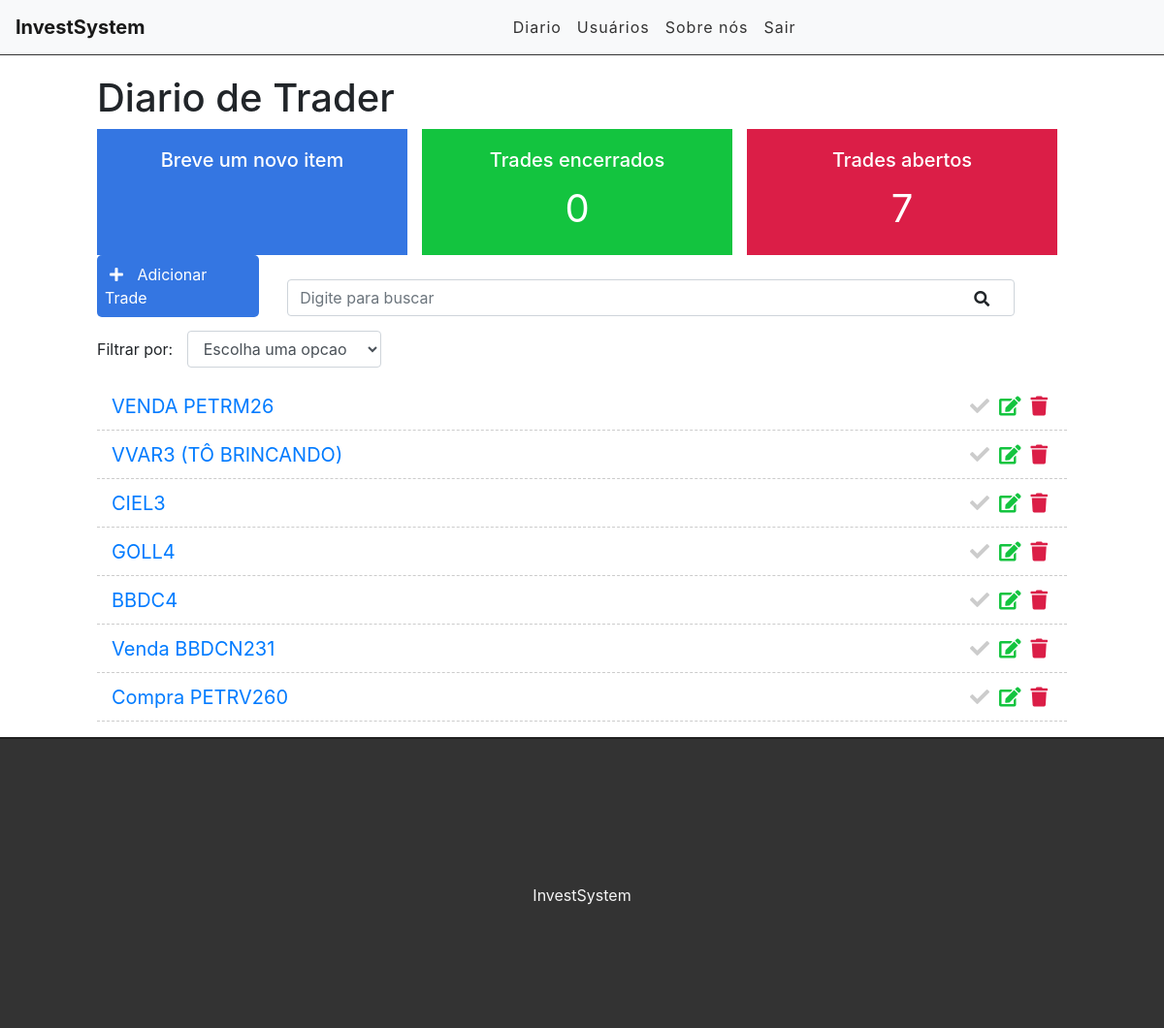
/diario (signed in), run on the app's committed database.
### contas/models.py (models this page shows, shortened)
class Trade(models.Model):
      STATUS = (
            ('doing', 'Doing'),
            ('done', 'Done'),
      )
      title = models.CharField(max_length=255)
      description = models.TextField()
      done = models.CharField(
            max_length=5,
            choices = STATUS,
      )
      user = models.ForeignKey(get_user_model(), on_delete=models.CASCADE)
      created_at = models.DateTimeField(auto_now_add=True)
      updated_at = models.DateTimeField(auto_now=True)

### contas/views.py (the view)
# urls.py: path('diario',diarioTrader, name='diario'),
@login_required
def diarioTrader(request):
    search = request.GET.get('search')
    filter = request.GET.get('filter')
    tradeDone = Trade.objects.filter(done='done', user=request.user).count()
    tradeDoing = Trade.objects.filter(done='doing', user=request.user).count()
    if search:
        trade = Trade.objects.filter(title__icontains=search, user=request.user)
    elif filter:
        trade = Trade.objects.filter(done=filter, user=request.user)
    else:
        trade = Trade.objects.all().order_by('-created_at').filter(user=request.user)
    return render(request, 'contas/list.html', {'trade': trade,'tradedone': tradeDone, 'tradedoing': tradeDoing })

### contas/templates/contas/list.html (shortened to what this page needs)
{%extends 'contas/base.html'%}
{%block content%}
<div class="offset-1 col-10 list-div">
    <h1>Diario de Trader</h1>
    <div class="container dashboard">
        <div class="col-4 dashboard-box" id="dashboard-lastdays">
            <h4>Breve um novo item</h4>
        </div>
        <div class="col-4 dashboard-box" id="dashboard-done">
            <h4>Trades encerrados</h4>
            <span>{{ tradedone }}</span>
        </div>
        <div class="col-4 dashboard-box" id="dashboard-doing">
            <h4>Trades abertos</h4>
            <span>{{ tradedoing }}</span>
        </div>
    </div>
    <a id="add-link" href="newTrade/">
        <div class="col-2 add-div">
            <i class="fas fa-plus "></i> Adicionar Trade
        </div>
    </a>
    <div class="col-9 search-div">
        <form method="GET" id="search-form">
            <input class="form-control" type="text" id="search" name="search" placeholder="Digite para buscar">
            <i class="fas fa-search" id="search-btn"></i>
        </form>
    </div>
    <div class="col-12 filter-div">
        <span>Filtrar por:</span>
        <select name="filter" id="filter" class="form-control">
            <option value="">Escolha uma opcao</option>
        </select>
    </div>
    <ul class="task-list">
        {% for trades in trade %}
        {% if trades.done == 'doing'%}
        <li class="task-item">
            {%else%}
        <li class="task-item done">
            {%endif%}
                <span><a href="/diario/{{trades.id}}">{{trades.title}}</a></span>
                <a href="delete/{{trades.id}}"><span><i class="fas fa-trash"></i></span></a>
                <a href="edit/{{trades.id}}"><span><i class="fas fa-edit"></i></span></a>
                <a href="changestatus/{{trades.id}}"><span><i class="fas fa-check"></i></span></a>
        </li>
        {%endfor%}
    </ul>
</div>
{%endblock%}

### contas/static/css/styles.css (style rules this page uses)
.dashboard { padding: 0; width: 100%; display: block; }
.dashboard h4 { font-size: 20px; }
.dashboard span { font-size: 40px; display: block; width: 100%; }
.dashboard-box { float: left; background-color: #DFDFDF; color: #FFF; padding: 20px; box-sizing: border-box; height: 130px; width: 32%; text-align: center; }
.dashboard-box:nth-child(2) { margin-left: 1.5%; margin-right: 1.5%; }
#dashboard-lastdays { background-color: #3476e2; }
#dashboard-done { background-color: #13c43f; }
#dashboard-doing { background-color: #db1e47; }
#add-link { text-decoration: none; }
.add-div { background-color: #3476e2; cursor: pointer; display: inline-block; color: #FFF; padding: 8px; border-radius: 5px; margin-right: 25px; }
.fas.fa-plus { color: #FFF; margin-right: 10px; margin-left: 5px; }
.fas.fa-search { position: absolute; top: 12px; right: 26px; cursor: pointer; }
.search-div { padding: 0; margin-top: 15px; margin-bottom: 15px; display: inline-block; }
.filter-div { margin-bottom: 15px; padding: 0; }
#filter { display: inline-block; width: 200px; margin-left: 10px; }
.list-div { padding: 0; }
.task-list { padding-left: 0; }
.task-item { list-style: none; font-size: 20px; height: 50px; padding: 0 15px; padding-top: 10px; border-bottom: 1px dashed #CCC; }
.fas.fa-trash { color: #db1e47; cursor: pointer; margin: 5px; font-size: 20px; float: right; }
.fas.fa-edit { color: #13c43f; cursor: pointer; margin: 5px; font-size: 20px; float: right; }
.fa-check { color: #CCC; cursor: pointer; margin: 5px; font-size: 20px; float: right; }

### contas/templates/contas/list.html (style rules this page uses)
.dashboard { padding: 0; width: 100%; display: block; }
.dashboard h4 { font-size: 20px; }
.dashboard span { font-size: 40px; display: block; width: 100%; }
.dashboard-box { float: left; background-color: #DFDFDF; color: #FFF; padding: 20px; box-sizing: border-box; height: 130px; width: 32%; text-align: center; }
.dashboard-box:nth-child(2) { margin-left: 1.5%; margin-right: 1.5%; }
#dashboard-lastdays { background-color: #3476e2; }
#dashboard-done { background-color: #13c43f; }
#dashboard-doing { background-color: #db1e47; }
#add-link { text-decoration: none; }
.add-div { background-color: #3476e2; cursor: pointer; display: inline-block; color: #FFF; padding: 8px; border-radius: 5px; margin-right: 25px; }
.fas.fa-plus { color: #FFF; margin-right: 10px; margin-left: 5px; }
.fas.fa-search { position: absolute; top: 12px; right: 26px; cursor: pointer; }
.search-div { padding: 0; margin-top: 15px; margin-bottom: 15px; display: inline-block; }
.filter-div { margin-bottom: 15px; padding: 0; }
#filter { display: inline-block; width: 200px; margin-left: 10px; }
.list-div { padding: 0; }
.task-list { padding-left: 0; }
.task-item { list-style: none; font-size: 20px; height: 50px; padding: 0 15px; padding-top: 10px; border-bottom: 1px dashed #CCC; }
.fas.fa-trash { color: #db1e47; cursor: pointer; margin: 5px; font-size: 20px; float: right; }
.fas.fa-edit { color: #13c43f; cursor: pointer; margin: 5px; font-size: 20px; float: right; }
.fa-check { color: #CCC; cursor: pointer; margin: 5px; font-size: 20px; float: right; }

### data on the page
Trade: title "VENDA PETRM26"
Trade: title "VVAR3 (TÔ BRINCANDO)"
Trade: title "CIEL3"
Trade: title "GOLL4"
Trade: title "BBDC4"
Trade: title "Venda BBDCN231"
Trade: title "Compra PETRV260"

### other printed values
{{ tradedone }} "0"
{{ tradedoing }} "7"
